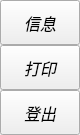
                 <widget class="QFrame" name="extraRightBox">
                  <property name="minimumSize">
                   <size>
                    <width>0</width>
                    <height>0</height>
                   </size>
                  </property>
                  <property name="maximumSize">
                   <size>
                    <width>0</width>
                    <height>16777215</height>
                   </size>
                  </property>
                  <property name="frameShape">
                   <enum>QFrame::NoFrame</enum>
                  </property>
                  <property name="frameShadow">
                   <enum>QFrame::Raised</enum>
                  </property>
                  <layout class="QVBoxLayout" name="verticalLayout_7">
                   <property name="spacing">
                    <number>0</number>
                   </property>
                   <property name="leftMargin">
                    <number>0</number>
                   </property>
                   <property name="topMargin">
                    <number>0</number>
                   </property>
                   <property name="rightMargin">
                    <number>0</number>
                   </property>
                   <property name="bottomMargin">
                    <number>0</number>
                   </property>
                   <item>
                    <widget class="QFrame" name="themeSettingsTopDetail">
                     <property name="maximumSize">
                      <size>
                       <width>16777215</width>
                       <height>3</height>
                      </size>
                     </property>
                     <property name="frameShape">
                      <enum>QFrame::NoFrame</enum>
                     </property>
                     <property name="frameShadow">
                      <enum>QFrame::Raised</enum>
                     </property>
                    </widget>
                   </item>
                   <item>
                    <widget class="QFrame" name="contentSettings">
                     <property name="frameShape">
                      <enum>QFrame::NoFrame</enum>
                     </property>
                     <property name="frameShadow">
                      <enum>QFrame::Raised</enum>
                     </property>
                     <layout class="QVBoxLayout" name="verticalLayout_13">
                      <property name="spacing">
                       <number>0</number>
                      </property>
                      <property name="leftMargin">
                       <number>0</number>
                      </property>
                      <property name="topMargin">
                       <number>0</number>
                      </property>
                      <property name="rightMargin">
                       <number>0</number>
                      </property>
                      <property name="bottomMargin">
                       <number>0</number>
                      </property>
                      <item alignment="Qt::AlignTop">
                       <widget class="QFrame" name="topMenus">
                        <property name="frameShape">
                         <enum>QFrame::NoFrame</enum>
                        </property>
                        <property name="frameShadow">
                         <enum>QFrame::Raised</enum>
                        </property>
                        <layout class="QVBoxLayout" name="verticalLayout_14">
                         <property name="spacing">
                          <number>0</number>
                         </property>
                         <property name="leftMargin">
                          <number>0</number>
                         </property>
                         <property name="topMargin">
                          <number>0</number>
                         </property>
                         <property name="rightMargin">
                          <number>0</number>
                         </property>
                         <property name="bottomMargin">
                          <number>0</number>
                         </property>
                         <item>
                          <widget class="QPushButton" name="btn_message">
                           <property name="sizePolicy">
                            <sizepolicy hsizetype="Expanding" vsizetype="Fixed">
                             <horstretch>0</horstretch>
                             <verstretch>0</verstretch>
                            </sizepolicy>
                           </property>
                           <property name="minimumSize">
                            <size>
                             <width>0</width>
                             <height>45</height>
                            </size>
                           </property>
                           <property name="font">
                            <font>
                             <family>Smiley Sans</family>
                             <pointsize>12</pointsize>
                             <weight>50</weight>
                             <italic>true</italic>
                             <bold>false</bold>
                            </font>
                           </property>
                           <property name="cursor">
                            <cursorShape>PointingHandCursor</cursorShape>
                           </property>
                           <property name="layoutDirection">
                            <enum>Qt::LeftToRight</enum>
                           </property>
                           <property name="styleSheet">
                            <string notr="true">background-image: url(:/icons/images/icons/cil-envelope-open.png);
font: italic 12pt &quot;Smiley Sans&quot;;</string>
                           </property>
                           <property name="text">
                            <string>信息</string>
                           </property>
                          </widget>
                         </item>
                         <item>
                          <widget class="QPushButton" name="btn_print">
                           <property name="sizePolicy">
                            <sizepolicy hsizetype="Expanding" vsizetype="Fixed">
                             <horstretch>0</horstretch>
                             <verstretch>0</verstretch>
                            </sizepolicy>
                           </property>
                           <property name="minimumSize">
                            <size>
                             <width>0</width>
                             <height>45</height>
                            </size>
                           </property>
                           <property name="font">
                            <font>
                             <family>Smiley Sans</family>
                             <pointsize>12</pointsize>
                             <weight>50</weight>
                             <italic>true</italic>
                             <bold>false</bold>
                            </font>
                           </property>
                           <property name="cursor">
                            <cursorShape>PointingHandCursor</cursorShape>
                           </property>
                           <property name="layoutDirection">
                            <enum>Qt::LeftToRight</enum>
                           </property>
                           <property name="styleSheet">
                            <string notr="true">background-image: url(:/icons/images/icons/cil-print.png);
font: italic 12pt &quot;Smiley Sans&quot;;</string>
                           </property>
                           <property name="text">
                            <string>打印</string>
                           </property>
                          </widget>
                         </item>
                         <item>
                          <widget class="QPushButton" name="btn_logout">
                           <property name="sizePolicy">
                            <sizepolicy hsizetype="Expanding" vsizetype="Fixed">
                             <horstretch>0</horstretch>
                             <verstretch>0</verstretch>
                            </sizepolicy>
                           </property>
                           <property name="minimumSize">
                            <size>
                             <width>0</width>
                             <height>45</height>
                            </size>
                           </property>
                           <property name="font">
                            <font>
                             <family>Smiley Sans</family>
                             <pointsize>12</pointsize>
                             <weight>50</weight>
                             <italic>true</italic>
                             <bold>false</bold>
                            </font>
                           </property>
                           <property name="cursor">
                            <cursorShape>PointingHandCursor</cursorShape>
                           </property>
                           <property name="layoutDirection">
                            <enum>Qt::LeftToRight</enum>
                           </property>
                           <property name="styleSheet">
                            <string notr="true">background-image: url(:/icons/images/icons/cil-account-logout.png);
font: italic 12pt &quot;Smiley Sans&quot;;</string>
                           </property>
                           <property name="text">
                            <string>登出</string>
                           </property>
                          </widget>
                         </item>
                        </layout>
                       </widget>
                      </item>
                     </layout>
                    </widget>
                   </item>
                  </layout>
                 </widget>
